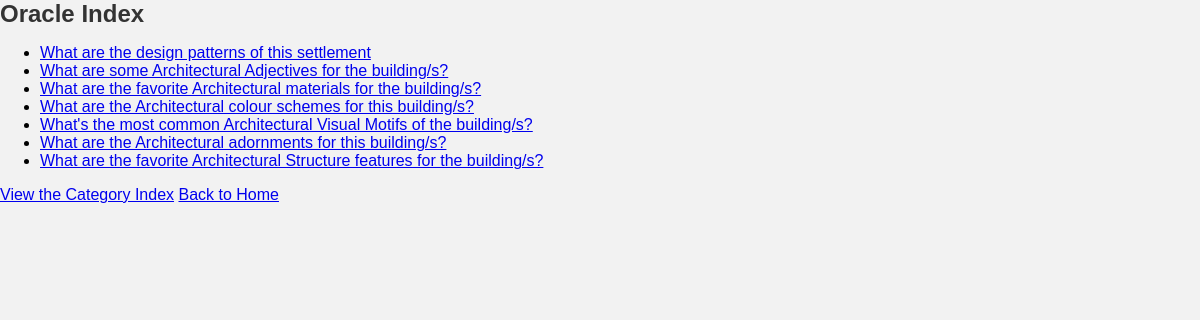
The page /oracles/ on the database as committed earlier.
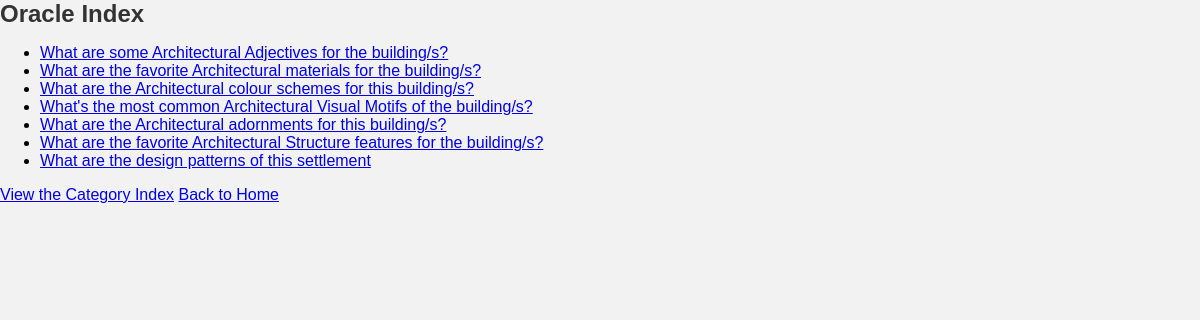
The same page on the database as committed later.
### oracles/models.py (models this page shows, shortened)
class OracleQuestion(models.Model):
    question_text = models.CharField(max_length=200)
    category = models.CharField(max_length=200, default='General')
    description = models.TextField(blank=True)
    die = models.CharField(max_length=6, default='d20')

### oracles/views.py (the view)
# urls.py: path('', views.index, name='index'),
def index(request):
    latest_question_list = OracleQuestion.objects.order_by('category')
    context = {'latest_question_list': latest_question_list}
    return render(request, 'oracles/index.html', context)

### oracles/templates/oracles/index.html
{% load static %}
<link rel="stylesheet" href="{% static 'simpleGMe/css/styles.css' %}">
<h1>Oracle Index</h1>
<ul>
{% for question in latest_question_list %}
    <li><a href="{% url 'oracles:detail' question.id %}">{{ question.question_text }}</a></li>
{% endfor %}
</ul>
<a href="{% url 'oracles:indexCategory' %}">View the Category Index</a>
<a href="/">Back to Home</a>

Rows that differ between the two databases and show on the page:
changed OracleQuestion "What are the design patterns of this settlement": moves down the list
